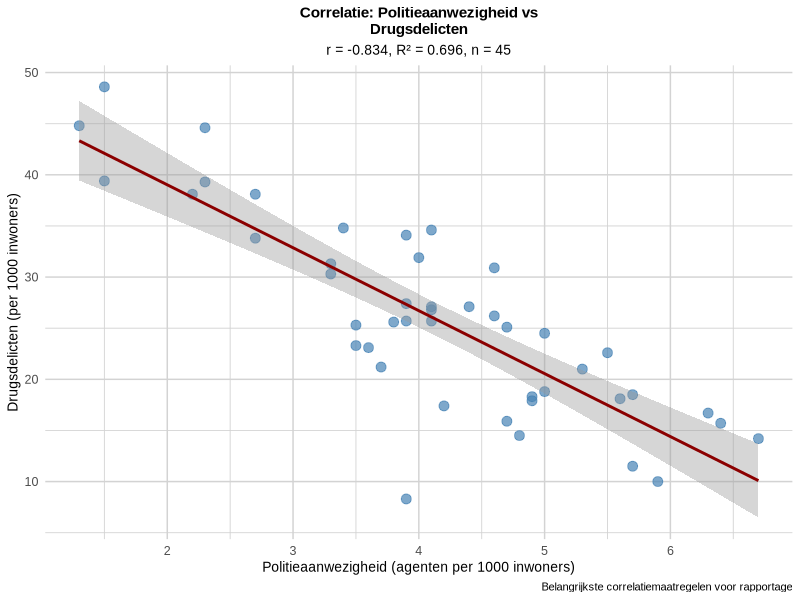
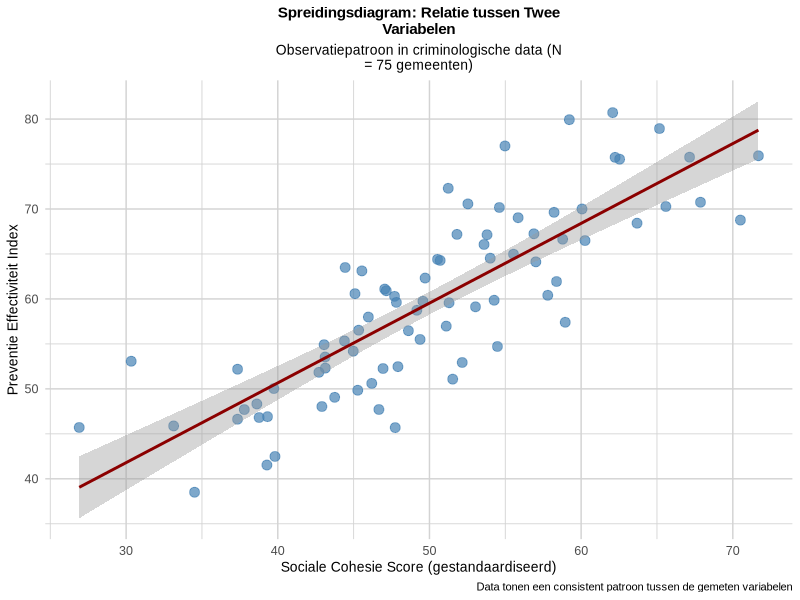
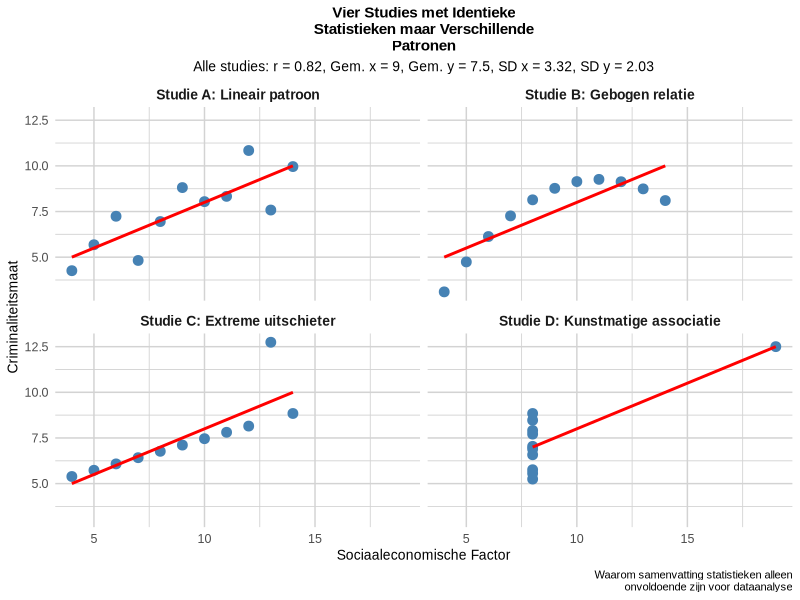
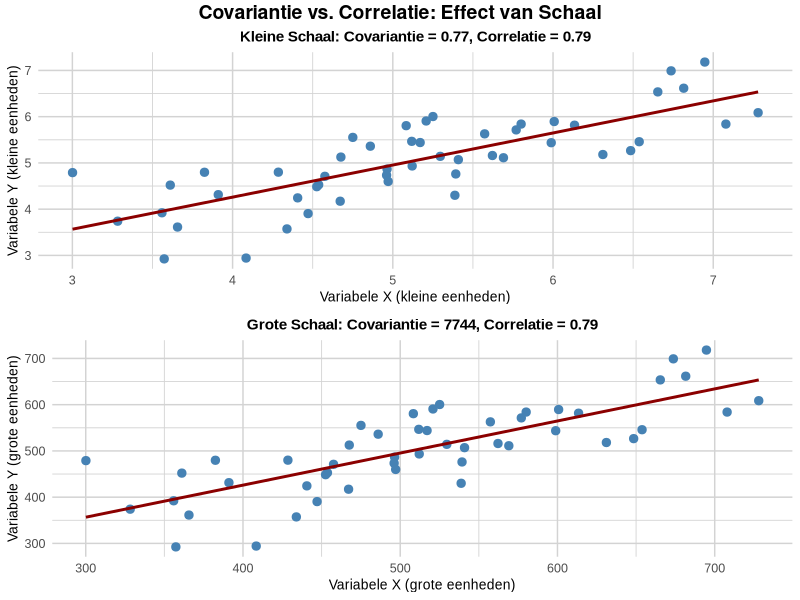
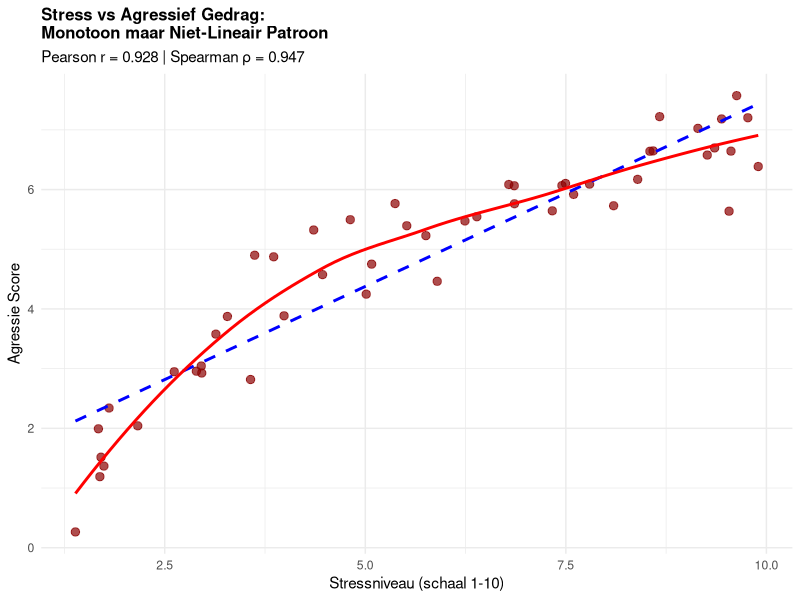
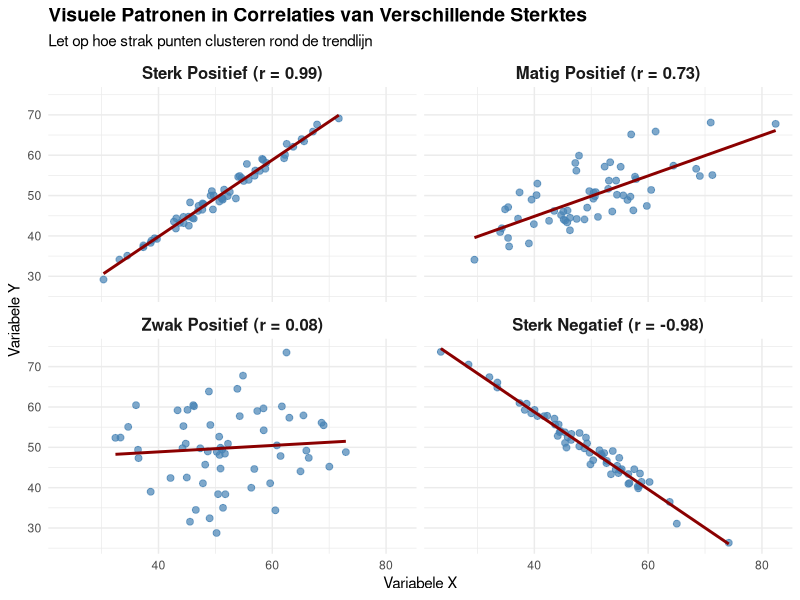
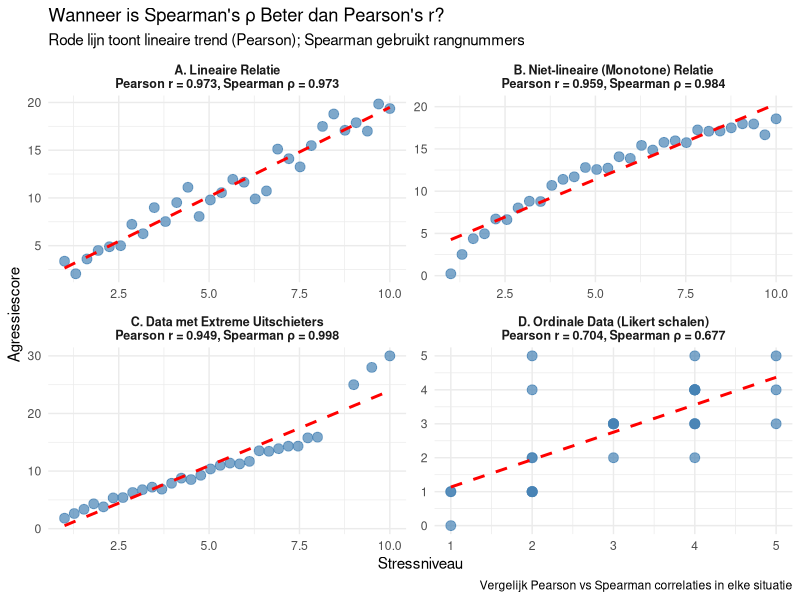
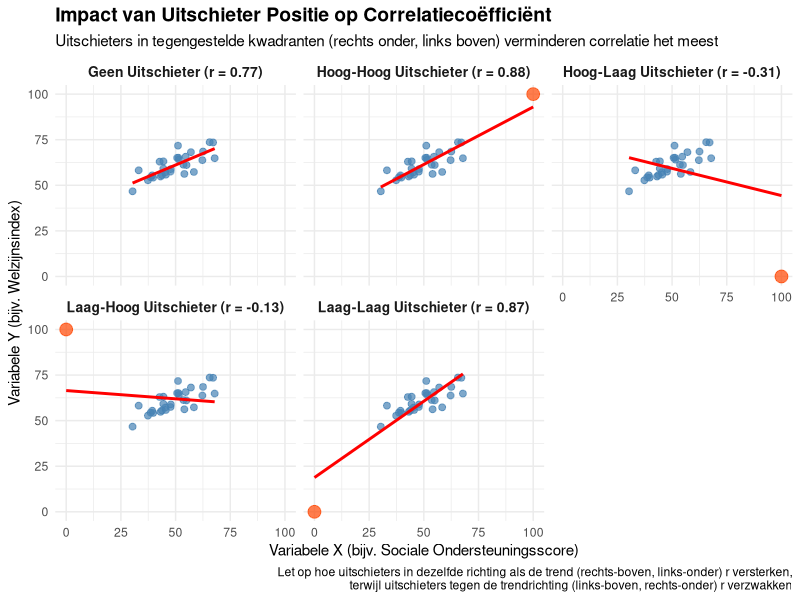

The R script that drew these images, in order:
## ---- chunk 1
knitr::opts_chunk$set(echo = FALSE, message = FALSE, warning = FALSE, fig.show = 'asis', results = 'hide')
library(knitr)
library(kableExtra)
library(ggplot2)
library(dplyr)
library(flextable)
library(gridExtra)
options(knitr.kable.NA = '')

# Set Dutch locale for R outputs (if available)
Sys.setlocale("LC_TIME", "Dutch")
Sys.setlocale("LC_NUMERIC", "Dutch")

# Function to save plots to Dodona directories
save_dodona_image <- function(plot_obj, question_number, filename = NULL) {
  if (is.null(filename)) {
    filename <- paste0("question_3.", question_number, ".png")
  }
  
  # Define the path to the appropriate Dodona directory
  question_dirs <- c(
    "3" = "3.3 Correlatie - Belangrijkste maatregelen",
    "8" = "3.8 Correlatie - Interpreteer correlatie", 
    "9" = "3.9 Correlatie - Wat correlatie vertelt",
    "11" = "3.11 Correlatie - Visualisatie belang",
    "12" = "3.12 Correlatie - Covariantie verschillen",
    "14" = "3.14 Correlatie - Pearson vs Spearman",
    "15" = "3.15 Correlatie - Richting en kracht",
    "18" = "3.18 Correlatie - Wanneer welke correlatie",
    "19" = "3.19 Correlatie - Impact uitschieters",
    "21" = "3.21 Correlatie - Correlatie interpretatie",
    "23" = "3.23 Correlatie - Correlatie aannames"
  )
  
  if (as.character(question_number) %in% names(question_dirs)) {
    dir_name <- question_dirs[as.character(question_number)]
    image_path <- file.path("..", dir_name, "description", "media", filename)
    
    # Create directory if it doesn't exist
    dir.create(dirname(image_path), recursive = TRUE, showWarnings = FALSE)
    
    # Save the plot with proper dimensions (4x3 inches, 300 DPI)
    ggsave(image_path, plot_obj, width = 4, height = 3, dpi = 300, bg = "white")
    cat("Saved image:", image_path, "\n")
    cat("Saved image:", image_path, "\n")
  }
}

# Function to translate common R statistical terms to Dutch
translate_stats <- function(english_term) {
  translations <- c(
    "Mean" = "Gemiddelde",
    "Standard Deviation" = "Standaardafwijking", 
    "Variance" = "Variantie",
    "Correlation" = "Correlatie",
    "p-value" = "p-waarde",
    "Significant" = "Significant",
    "Not significant" = "Niet significant",
    "Sample size" = "Steekproefomvang"
  )
  return(translations[english_term])
}

# Standard theme for all correlation exercise images (matches reference style)
standard_dodona_theme <- function() {
  theme_minimal() +
    theme(
      panel.background = element_rect(fill = "white", color = NA),
      plot.background = element_rect(fill = "white", color = NA),
      panel.grid.major = element_line(color = "lightgray", size = 0.5),
      panel.grid.minor = element_line(color = "lightgray", size = 0.3),
      text = element_text(size = 10, family = "Arial"),
      plot.title = element_text(size = 11, hjust = 0.5, face = "bold"),
      plot.subtitle = element_text(size = 10, hjust = 0.5),
      axis.title = element_text(size = 10),
      axis.text = element_text(size = 9),
      strip.text = element_text(size = 10, face = "bold"),
      legend.position = "bottom",
      legend.text = element_text(size = 9),
      legend.title = element_text(size = 10)
    )
}

# Function to wrap long titles to fit in smaller images
wrap_title <- function(title, width = 40) {
  # Split title into words
  words <- strsplit(title, " ")[[1]]
  lines <- character()
  current_line <- ""
  
  for (word in words) {
    if (nchar(paste(current_line, word)) <= width) {
      current_line <- ifelse(current_line == "", word, paste(current_line, word))
    } else {
      if (current_line != "") {
        lines <- c(lines, current_line)
        current_line <- word
      } else {
        lines <- c(lines, word)
        current_line <- ""
      }
    }
  }
  
  if (current_line != "") {
    lines <- c(lines, current_line)
  }
  
  return(paste(lines, collapse = "\n"))
}
## ---- chunk 2
# Maak realistische criminologische data met slechts 2 variabelen
set.seed(42)
n <- 45  # Nederlandse gemeenten

# Genereer gecorreleerde criminaliteitsdata
politie <- round(rnorm(n, mean=4.2, sd=1.1), 1)
drugs <- round(25 + rnorm(n, sd=6) - 2.5*scale(politie)[,1]*3, 1)

# Maak dataframe
crime_data <- data.frame(
  "Politieaanwezigheid" = politie,
  "Drugsdelicten" = drugs
)

# DESCRIPTIVE STATISTICS
cat("=== DESCRIPTIVE STATISTICS ===\n\n")

cat("Politieaanwezigheid (agenten per 1000 inwoners):\n")
cat(paste("  Mean (M):", round(mean(crime_data$Politieaanwezigheid), 2), "\n"))
cat(paste("  Standard Deviation (SD):", round(sd(crime_data$Politieaanwezigheid), 2), "\n"))
cat(paste("  Variance:", round(var(crime_data$Politieaanwezigheid), 2), "\n\n"))

cat("Drugsdelicten (per 1000 inwoners):\n")
cat(paste("  Mean (M):", round(mean(crime_data$Drugsdelicten), 2), "\n"))
cat(paste("  Standard Deviation (SD):", round(sd(crime_data$Drugsdelicten), 2), "\n"))
cat(paste("  Variance:", round(var(crime_data$Drugsdelicten), 2), "\n\n"))

# CORRELATION ANALYSIS
cat("=== CORRELATION ANALYSIS ===\n\n")

# Bereken correlatie
r_value <- round(cor(crime_data$Politieaanwezigheid, crime_data$Drugsdelicten), 3)
r_squared <- round(r_value^2, 3)

# Voer significantietest uit
test_result <- cor.test(crime_data$Politieaanwezigheid, crime_data$Drugsdelicten)
p_value <- round(test_result$p.value, 4)

cat(paste("Correlation coefficient (r):", r_value, "\n"))
cat(paste("Coefficient of determination (R²):", r_squared, "\n"))
cat(paste("Explained variance:", round(r_squared * 100, 1), "%\n"))
cat(paste("Sample size (n):", n, "\n"))
cat(paste("p-value:", p_value, "\n"))

if(p_value < 0.001) {
  cat("Significance: p < .001 ***\n")
} else if(p_value < 0.01) {
  cat("Significance: p < .01 **\n")
} else if(p_value < 0.05) {
  cat("Significance: p < .05 *\n")
} else {
  cat("Significance: not significant (p > .05)\n")
}

# Create visualization for Q3.3
p_q3 <- ggplot(crime_data, aes(x = Politieaanwezigheid, y = Drugsdelicten)) +
  geom_point(color = "steelblue", size = 3, alpha = 0.7) +
  geom_smooth(method = "lm", formula = y ~ x, se = TRUE, color = "darkred") +
  labs(
    title = wrap_title("Correlatie: Politieaanwezigheid vs Drugsdelicten"),
    subtitle = paste0("r = ", r_value, ", R² = ", r_squared, ", n = ", n),
    x = "Politieaanwezigheid (agenten per 1000 inwoners)",
    y = "Drugsdelicten (per 1000 inwoners)",
    caption = "Belangrijkste correlatiemaatregelen voor rapportage"
  ) +
  standard_dodona_theme()

# Display and save the plot
print(p_q3)

# Save to Dodona directory
save_dodona_image(p_q3, 3)
## ---- chunk 3
# Genereer voorbeeldgegevens voor positieve correlatie van 0,75
set.seed(123)
n <- 80
x <- rnorm(n, 50, 10)
y <- 0.75 * scale(x)[,1] * 10 + rnorm(n, 60, 6)

# Maak data frame
pos_cor_data <- data.frame(
  Variable_X = x,
  Variable_Y = y
)

# Bereken correlatie en R-kwadraat
r_value <- round(cor(x, y), 2)
r_squared <- round(r_value^2 * 100, 1)

# Maak visualisatie
p_q8 <- ggplot(pos_cor_data, aes(x = Variable_X, y = Variable_Y)) +
  geom_point(color = "steelblue", size = 3, alpha = 0.7) +
  geom_smooth(method = "lm", formula = y ~ x, se = TRUE, color = "darkred") +
  labs(
    title = wrap_title("Spreidingsdiagram: Relatie tussen Twee Variabelen"),
    subtitle = wrap_title("Observatiepatroon in criminologische data (N = 75 gemeenten)", 45),
    x = "Sociale Cohesie Score (gestandaardiseerd)",
    y = "Preventie Effectiviteit Index",
    caption = "Data tonen een consistent patroon tussen de gemeten variabelen"
  ) +
  standard_dodona_theme()

# Display the plot
print(p_q8)

# Save to Dodona directory
save_dodona_image(p_q8, 8)
## ---- chunk 4
library(tidyr)
library(dplyr)

# Recreate identical statistics with different patterns
data_x1 <- c(10, 8, 13, 9, 11, 14, 6, 4, 12, 7, 5)
data_y1 <- c(8.04, 6.95, 7.58, 8.81, 8.33, 9.96, 7.24, 4.26, 10.84, 4.82, 5.68)
data_x2 <- c(10, 8, 13, 9, 11, 14, 6, 4, 12, 7, 5)
data_y2 <- c(9.14, 8.14, 8.74, 8.77, 9.26, 8.10, 6.13, 3.10, 9.13, 7.26, 4.74)
data_x3 <- c(10, 8, 13, 9, 11, 14, 6, 4, 12, 7, 5)
data_y3 <- c(7.46, 6.77, 12.74, 7.11, 7.81, 8.84, 6.08, 5.39, 8.15, 6.42, 5.73)
data_x4 <- c(8, 8, 8, 8, 8, 8, 8, 19, 8, 8, 8)
data_y4 <- c(6.58, 5.76, 7.71, 8.84, 8.47, 7.04, 5.25, 12.50, 5.56, 7.91, 6.89)

# Calculate statistics (they're identical for all datasets)
corr <- round(cor(data_x1, data_y1), 2)
mean_x <- round(mean(data_x1), 2)
mean_y <- round(mean(data_y1), 2)
sd_x <- round(sd(data_x1), 2)
sd_y <- round(sd(data_y1), 2)

# Combine the data
data_df <- data.frame(
  x1 = data_x1, y1 = data_y1,
  x2 = data_x2, y2 = data_y2,
  x3 = data_x3, y3 = data_y3,
  x4 = data_x4, y4 = data_y4
)

# Transform to long format for easier plotting
data_long <- data_df %>%
  mutate(id = row_number()) %>%
  gather(key, value, -id) %>%
  separate(key, c("axis", "dataset"), sep = 1) %>%
  spread(axis, value) %>%
  select(dataset, id, x, y)

# Create descriptive names for the datasets
dataset_names <- c(
  "1" = "Studie A: Lineair patroon",
  "2" = "Studie B: Gebogen relatie",
  "3" = "Studie C: Extreme uitschieter",
  "4" = "Studie D: Kunstmatige associatie"
)

# Plot the data
p_q11 <- ggplot(data_long, aes(x = x, y = y)) +
  geom_point(size = 3, color = "steelblue") +
  geom_smooth(method = "lm", se = FALSE, color = "red", formula = y ~ x) +
  facet_wrap(~ dataset, ncol = 2, labeller = labeller(dataset = dataset_names)) +
  labs(
    title = wrap_title("Vier Studies met Identieke Statistieken maar Verschillende Patronen", 35),
    subtitle = paste0("Alle studies: r = ", corr, ", Gem. x = ", mean_x, 
                      ", Gem. y = ", mean_y, ", SD x = ", sd_x, ", SD y = ", sd_y),
    caption = wrap_title("Waarom samenvatting statistieken alleen onvoldoende zijn voor dataanalyse", 50),
    x = "Sociaaleconomische Factor",
    y = "Criminaliteitsmaat"
  ) +
  standard_dodona_theme()

# Display and save the plot
print(p_q11)

# Save to Dodona directory
save_dodona_image(p_q11, 11)
## ---- chunk 5
# Genereer twee datasets met dezelfde correlatie maar verschillende schalen
set.seed(456)
n <- 50

# Dataset 1: Kleine schaal variabelen
x1 <- rnorm(n, 5, 1)
y1 <- 0.7 * scale(x1)[,1] * 1 + rnorm(n, 5, 0.6)
cov1 <- round(cov(x1, y1), 2)
cor1 <- round(cor(x1, y1), 2)

# Dataset 2: Grote schaal variabelen
x2 <- x1 * 100  # Zelfde patroon maar 100x schaal
y2 <- y1 * 100  # Zelfde patroon maar 100x schaal
cov2 <- round(cov(x2, y2), 0)
cor2 <- round(cor(x2, y2), 2)

# Maak gecombineerd data frame
kleine_schaal <- data.frame(x = x1, y = y1, dataset = "Kleine Schaal Variabelen")
grote_schaal <- data.frame(x = x2, y = y2, dataset = "Grote Schaal Variabelen (x100)")
alle_data <- rbind(kleine_schaal, grote_schaal)

# Maak vergelijkingstabel
vergelijking <- data.frame(
  Maatstaf = c("Covariantie", "Correlatie"),
  `Kleine_Schaal` = c(paste0(cov1), paste0(cor1)),
  `Grote_Schaal` = c(paste0(cov2), paste0(cor2)),
  Eenheid_Afhankelijkheid = c("Hangt af van eenheden (verandert met schaal)", "Eenheidsvrij (blijft constant)")
)

# Maak visualisatie met twee plots
p1 <- ggplot(kleine_schaal, aes(x = x, y = y)) +
  geom_point(color = "steelblue", size = 2.5) +
  geom_smooth(method = "lm", se = FALSE, color = "darkred", formula = y ~ x) +
  labs(
    title = paste0("Kleine Schaal: Covariantie = ", cov1, ", Correlatie = ", cor1),
    x = "Variabele X (kleine eenheden)",
    y = "Variabele Y (kleine eenheden)"
  ) +
  standard_dodona_theme()

p2 <- ggplot(grote_schaal, aes(x = x, y = y)) +
  geom_point(color = "steelblue", size = 2.5) +
  geom_smooth(method = "lm", se = FALSE, color = "darkred", formula = y ~ x) +
  labs(
    title = paste0("Grote Schaal: Covariantie = ", cov2, ", Correlatie = ", cor2),
    x = "Variabele X (grote eenheden)",
    y = "Variabele Y (grote eenheden)"
  ) +
  standard_dodona_theme()

# Combineer plots met gridExtra
library(gridExtra)
p_q12 <- grid.arrange(p1, p2, nrow = 2,
             top = grid::textGrob("Covariantie vs. Correlatie: Effect van Schaal", 
                                  gp = grid::gpar(fontsize = 14, fontface = "bold")))

# Save to Dodona directory
save_dodona_image(p_q12, 12)
## ---- chunk 6
# Maak voorbeelddata voor monotoon maar niet-lineair patroon
set.seed(456)
n <- 50

# Genereer monotoon toenemend maar gebogen patroon (logaritmisch)
stress <- runif(n, 1, 10)
agressie <- 3 * log(stress) + rnorm(n, 0, 0.5)

# Bereken beide correlaties
pearson_r <- round(cor(stress, agressie, method = "pearson"), 3)
spearman_rho <- round(cor(stress, agressie, method = "spearman"), 3)

# Maak vergelijkingsplot
library(ggplot2)
data_plot <- data.frame(stress = stress, agressie = agressie)

ggplot(data_plot, aes(x = stress, y = agressie)) +
  geom_point(color = "darkred", size = 2.5, alpha = 0.7) +
  geom_smooth(method = "lm", se = FALSE, color = "blue", linetype = "dashed", 
              aes(color = "Lineaire lijn (Pearson)")) +
  geom_smooth(method = "loess", se = FALSE, color = "red", linewidth = 1,
              aes(color = "Werkelijke curve")) +
  scale_color_manual(values = c("Lineaire lijn (Pearson)" = "blue", 
                               "Werkelijke curve" = "red")) +
  labs(
    title = wrap_title("Stress vs Agressief Gedrag: Monotoon maar Niet-Lineair Patroon", 35),
    subtitle = paste0("Pearson r = ", pearson_r, " | Spearman ρ = ", spearman_rho),
    x = "Stressniveau (schaal 1-10)",
    y = "Agressie Score",
    color = "Trendlijn Type"
  ) +
  theme_minimal() +
  theme(legend.position = "bottom",
        plot.title = element_text(size = 12, face = "bold"))
## ---- chunk 7
# Maak vier datasets met verschillende correlatiepatronen
set.seed(123)
n <- 60

# Maak data met verschillende correlatiesterktes
maak_data <- function(sterkte, richting="positief") {
  x <- rnorm(n, 50, 10)
  
  if(richting == "positief") {
    factor <- sterkte
  } else {
    factor <- -sterkte
  }
  
  ruis <- (1-abs(sterkte)) * 10
  y <- factor * scale(x)[,1] * 10 + rnorm(n, 50, ruis)
  
  if(sterkte == 0) {
    y <- rnorm(n, 50, 10)  # Geen relatie
  }
  
  return(data.frame(x=x, y=y))
}

# Genereer vier datasets
sterk_pos <- maak_data(0.85, "positief")
matig_pos <- maak_data(0.45, "positief")
zwak_pos <- maak_data(0.15, "positief")
sterk_neg <- maak_data(0.85, "negatief")

# Bereken werkelijke correlaties
cor_sterk_pos <- round(cor(sterk_pos$x, sterk_pos$y), 2)
cor_matig_pos <- round(cor(matig_pos$x, matig_pos$y), 2)
cor_zwak_pos <- round(cor(zwak_pos$x, zwak_pos$y), 2)
cor_sterk_neg <- round(cor(sterk_neg$x, sterk_neg$y), 2)

# Combineer datasets met labels
sterk_pos$sterkte <- paste0("Sterk Positief (r = ", cor_sterk_pos, ")")
matig_pos$sterkte <- paste0("Matig Positief (r = ", cor_matig_pos, ")")
zwak_pos$sterkte <- paste0("Zwak Positief (r = ", cor_zwak_pos, ")")
sterk_neg$sterkte <- paste0("Sterk Negatief (r = ", cor_sterk_neg, ")")

# Combineer alle datasets
alle_data <- rbind(
  transform(sterk_pos, sterkte_orde = 1),
  transform(matig_pos, sterkte_orde = 2),
  transform(zwak_pos, sterkte_orde = 3),
  transform(sterk_neg, sterkte_orde = 4)
)

# Converteer naar factor met specifieke volgorde
alle_data$sterkte <- factor(alle_data$sterkte, 
                           levels = c(paste0("Sterk Positief (r = ", cor_sterk_pos, ")"),
                                      paste0("Matig Positief (r = ", cor_matig_pos, ")"),
                                      paste0("Zwak Positief (r = ", cor_zwak_pos, ")"),
                                      paste0("Sterk Negatief (r = ", cor_sterk_neg, ")")))

# Maak visualisatie
ggplot(alle_data, aes(x = x, y = y)) +
  geom_point(color = "steelblue", size = 2, alpha = 0.7) +
  geom_smooth(method = "lm", se = FALSE, color = "darkred", formula = y ~ x) +
  facet_wrap(~ sterkte, ncol = 2) +
  labs(
    title = "Visuele Patronen in Correlaties van Verschillende Sterktes",
    subtitle = "Let op hoe strak punten clusteren rond de trendlijn",
    x = "Variabele X",
    y = "Variabele Y"
  ) +
  theme_minimal() +
  theme(
    strip.text = element_text(size = 12, face = "bold"),
    plot.title = element_text(size = 14, face = "bold")
  )
## ---- chunk 8
# Genereer verschillende datasets
set.seed(42)
n <- 30

# Dataset 1: Lineaire relatie (Pearson geschikt)
stress_niveau_1 <- seq(1, 10, length.out = n)
agressie_score_1 <- 2 * stress_niveau_1 + rnorm(n, 0, 1)

# Dataset 2: Niet-lineaire maar monotone relatie (Spearman beter)
stress_niveau_2 <- seq(1, 10, length.out = n)
agressie_score_2 <- log(stress_niveau_2) * 8 + rnorm(n, 0, 0.5)

# Dataset 3: Data met uitschieters (Spearman robuuster)
stress_niveau_3 <- c(seq(1, 8, length.out = n-3), 9, 9.5, 10)
agressie_score_3 <- c(stress_niveau_3[1:(n-3)] * 2 + rnorm(n-3, 0, 0.5), 25, 28, 30)  # Extreme uitschieters

# Dataset 4: Ordinale data (Spearman geschikt)
stress_niveau_4 <- round(runif(n, 1, 5))  # Likert schaal 1-5
agressie_score_4 <- round(stress_niveau_4 + rnorm(n, 0, 1))  # Ook ordinaal

# Bereken correlaties voor elke dataset
pearson_1 <- round(cor(stress_niveau_1, agressie_score_1, method = "pearson"), 3)
spearman_1 <- round(cor(stress_niveau_1, agressie_score_1, method = "spearman"), 3)

pearson_2 <- round(cor(stress_niveau_2, agressie_score_2, method = "pearson"), 3)
spearman_2 <- round(cor(stress_niveau_2, agressie_score_2, method = "spearman"), 3)

pearson_3 <- round(cor(stress_niveau_3, agressie_score_3, method = "pearson"), 3)
spearman_3 <- round(cor(stress_niveau_3, agressie_score_3, method = "spearman"), 3)

pearson_4 <- round(cor(stress_niveau_4, agressie_score_4, method = "pearson"), 3)
spearman_4 <- round(cor(stress_niveau_4, agressie_score_4, method = "spearman"), 3)

# Maak data frames
data1 <- data.frame(x = stress_niveau_1, y = agressie_score_1, 
                    type = paste0("A. Lineaire Relatie\nPearson r = ", pearson_1, ", Spearman ρ = ", spearman_1))
data2 <- data.frame(x = stress_niveau_2, y = agressie_score_2, 
                    type = paste0("B. Niet-lineaire (Monotone) Relatie\nPearson r = ", pearson_2, ", Spearman ρ = ", spearman_2))
data3 <- data.frame(x = stress_niveau_3, y = agressie_score_3, 
                    type = paste0("C. Data met Extreme Uitschieters\nPearson r = ", pearson_3, ", Spearman ρ = ", spearman_3))
data4 <- data.frame(x = stress_niveau_4, y = agressie_score_4, 
                    type = paste0("D. Ordinale Data (Likert schalen)\nPearson r = ", pearson_4, ", Spearman ρ = ", spearman_4))

# Combineer alle data
all_data <- rbind(data1, data2, data3, data4)

# Maak plots
p1 <- ggplot(all_data, aes(x = x, y = y)) +
  geom_point(size = 3, color = "steelblue", alpha = 0.7) +
  geom_smooth(method = "lm", se = FALSE, color = "red", linetype = "dashed", formula = y ~ x) +
  facet_wrap(~ type, scales = "free", ncol = 2) +
  labs(
    title = "Wanneer is Spearman's ρ Beter dan Pearson's r?",
    subtitle = "Rode lijn toont lineaire trend (Pearson); Spearman gebruikt rangnummers",
    x = "Stressniveau",
    y = "Agressiescore",
    caption = "Vergelijk Pearson vs Spearman correlaties in elke situatie"
  ) +
  theme_minimal() +
  theme(strip.text = element_text(size = 9, face = "bold"))

print(p1)
## ---- chunk 9
# Maak basisdata met positieve correlatie
set.seed(123)
n <- 30
x_basis <- rnorm(n, 50, 10)
y_basis <- 0.7 * scale(x_basis)[,1] * 8 + rnorm(n, 60, 5)

# Maak datasets met verschillende uitschieters
x_uitschieter1 <- c(x_basis, 100)  # hoog-hoog (rechts boven)
y_uitschieter1 <- c(y_basis, 100)

x_uitschieter2 <- c(x_basis, 0)    # laag-laag (links onder)
y_uitschieter2 <- c(y_basis, 0)

x_uitschieter3 <- c(x_basis, 100)  # hoog-laag (rechts onder)
y_uitschieter3 <- c(y_basis, 0)

x_uitschieter4 <- c(x_basis, 0)    # laag-hoog (links boven)
y_uitschieter4 <- c(y_basis, 100)

# Bereken correlaties
cor1 <- round(cor(x_uitschieter1, y_uitschieter1), 2)
cor2 <- round(cor(x_uitschieter2, y_uitschieter2), 2)
cor3 <- round(cor(x_uitschieter3, y_uitschieter3), 2)
cor4 <- round(cor(x_uitschieter4, y_uitschieter4), 2)
cor_basis <- round(cor(x_basis, y_basis), 2)

# Combineer in één dataframe voor plotten
uitschieter_data <- data.frame(
  dataset = rep(c("Geen Uitschieter", "Hoog-Hoog Uitschieter", 
                 "Laag-Laag Uitschieter", "Hoog-Laag Uitschieter", 
                 "Laag-Hoog Uitschieter"), each=n+1),
  x = c(x_basis, NA, x_uitschieter1, x_uitschieter2, x_uitschieter3, x_uitschieter4),
  y = c(y_basis, NA, y_uitschieter1, y_uitschieter2, y_uitschieter3, y_uitschieter4),
  uitschieter = c(rep(FALSE, n), TRUE, rep(c(rep(FALSE, n), TRUE), 4))
)

# Verwijder de NA rij
uitschieter_data <- uitschieter_data[!is.na(uitschieter_data$x),]

# Voeg correlatie informatie toe
dataset_labels <- c(
  "Geen Uitschieter" = paste0("Geen Uitschieter (r = ", cor_basis, ")"),
  "Hoog-Hoog Uitschieter" = paste0("Hoog-Hoog Uitschieter (r = ", cor1, ")"),
  "Laag-Laag Uitschieter" = paste0("Laag-Laag Uitschieter (r = ", cor2, ")"),
  "Hoog-Laag Uitschieter" = paste0("Hoog-Laag Uitschieter (r = ", cor3, ")"),
  "Laag-Hoog Uitschieter" = paste0("Laag-Hoog Uitschieter (r = ", cor4, ")")
)

# Maak de visualisatie
ggplot(uitschieter_data, aes(x = x, y = y, color = uitschieter)) +
  geom_point(size = ifelse(uitschieter_data$uitschieter, 4, 2), alpha = 0.7) +
  geom_smooth(method = "lm", se = FALSE, color = "red", 
              aes(group = dataset), formula = y ~ x) +
  scale_color_manual(values = c("steelblue", "orangered")) +
  facet_wrap(~ dataset, ncol = 3, labeller = labeller(dataset = dataset_labels)) +
  labs(
    title = "Impact van Uitschieter Positie op Correlatiecoëfficiënt",
    subtitle = "Uitschieters in tegengestelde kwadranten (rechts onder, links boven) verminderen correlatie het meest",
    caption = "Let op hoe uitschieters in dezelfde richting als de trend (rechts-boven, links-onder) r versterken,\nterwijl uitschieters tegen de trendrichting (links-boven, rechts-onder) r verzwakken",
    x = "Variabele X (bijv. Sociale Ondersteuningsscore)",
    y = "Variabele Y (bijv. Welzijnsindex)"
  ) +
  theme_minimal() +
  theme(
    legend.position = "none",
    plot.title = element_text(size = 14, face = "bold"),
    plot.subtitle = element_text(size = 11),
    strip.text = element_text(size = 10, face = "bold")
  )
## ---- chunk 10
# Genereer voorbeelddata die r = 0,40 produceert
set.seed(123)
n <- 100

# Genereer data met gewenste correlatie van 0.40
library(MASS)
mu <- c(0, 0)
sigma <- matrix(c(1, 0.40, 0.40, 1), 2)
data_matrix <- mvrnorm(n, mu, sigma)

# Transformeer naar meaningful scales
ses_score <- data_matrix[,1] * 2 + 5  # SES score roughly 1-9
crime_rate <- data_matrix[,2] * 3 + 15  # Crime rate, positive correlation

# Bereken finale correlatie
final_r <- round(cor(ses_score, crime_rate), 2)

# Bereken verklaarde variantie
r_squared <- round(final_r^2, 3)
explained_var_percent <- round(r_squared * 100, 1)

# Maak data frame
plot_data <- data.frame(
  SES = ses_score,
  Crime = crime_rate
)

# Maak spreidingsdiagram
p1 <- ggplot(plot_data, aes(x = SES, y = Crime)) +
  geom_point(size = 3, color = "steelblue", alpha = 0.7) +
  geom_smooth(method = "lm", se = TRUE, color = "red", formula = y ~ x) +
  labs(
    title = paste0("Correlatie tussen SES en Criminaliteit (r = ", final_r, ")"),
    subtitle = paste0("R² = ", r_squared, " (", explained_var_percent, "% van variantie verklaard)"),
    x = "Sociaaleconomische Status Score",
    y = "Criminaliteitscijfer"
  ) +
  theme_minimal() +
  theme(plot.title = element_text(size = 14, face = "bold"))

print(p1)
## ---- chunk 11
# Genereer data om verschillende veronderstellingen te demonstreren
set.seed(123)
n <- 50

# Dataset 1: Voldoet aan alle aannames (ideaal)
x1 <- rnorm(n, 50, 10)
y1 <- 20 + 0.6*x1 + rnorm(n, 0, 5)
data1 <- data.frame(x = x1, y = y1, type = "A. Ideaal: Lineair, Normaal, Geen Uitschieters")

# Dataset 2: Niet-lineaire relatie (schending lineariteit)
x2 <- seq(10, 90, length.out = n)
y2 <- 0.01*x2^2 + rnorm(n, 0, 8)
data2 <- data.frame(x = x2, y = y2, type = "B. Schending: Niet-lineaire Relatie")

# Dataset 3: Extreme uitschieters (schending normaliteit/robuustheid)
x3 <- rnorm(n-2, 50, 10)
y3 <- 20 + 0.6*x3 + rnorm(n-2, 0, 5)
x3 <- c(x3, 80, 20)  # Voeg uitschieters toe
y3 <- c(y3, 20, 80)  # Extreme afwijkende punten
data3 <- data.frame(x = x3, y = y3, type = "C. Schending: Extreme Uitschieters Aanwezig")

# Dataset 4: Heteroscedasticiteit (ongelijke variantie)
x4 <- seq(10, 90, length.out = n)
y4 <- 20 + 0.6*x4 + rnorm(n, 0, x4/10)  # Variantie neemt toe met x
data4 <- data.frame(x = x4, y = y4, type = "D. Schending: Ongelijke Variantie (Heteroscedasticiteit)")

# Combineer alle datasets
all_data <- rbind(data1, data2, data3, data4)

# Bereken correlaties voor elke dataset
cor1 <- round(cor(x1, y1), 3)
cor2 <- round(cor(x2, y2), 3)
cor3 <- round(cor(x3, y3), 3)
cor4 <- round(cor(x4, y4), 3)

# Update labels met correlaties
all_data$type <- factor(all_data$type, levels = unique(all_data$type))
levels(all_data$type) <- c(
  paste0("A. Ideaal: r = ", cor1),
  paste0("B. Niet-lineair: r = ", cor2, " (misleidend)"),
  paste0("C. Uitschieters: r = ", cor3, " (beïnvloed)"),
  paste0("D. Ongelijke var.: r = ", cor4, " (onbetrouwbaar)")
)

# Maak plots
p1 <- ggplot(all_data, aes(x = x, y = y)) +
  geom_point(size = 2.5, color = "steelblue", alpha = 0.7) +
  geom_smooth(method = "lm", se = FALSE, color = "red", formula = y ~ x) +
  facet_wrap(~ type, scales = "free", ncol = 2) +
  labs(
    title = "Veronderstellingen van Pearson's Correlatie",
    subtitle = "Hoe schendingen van aannames de resultaten beïnvloeden",
    x = "X Variabele",
    y = "Y Variabele",
    caption = "Rode lijn toont lineaire trend die Pearson gebruikt"
  ) +
  theme_minimal() +
  theme(strip.text = element_text(size = 10, face = "bold"))

print(p1)
